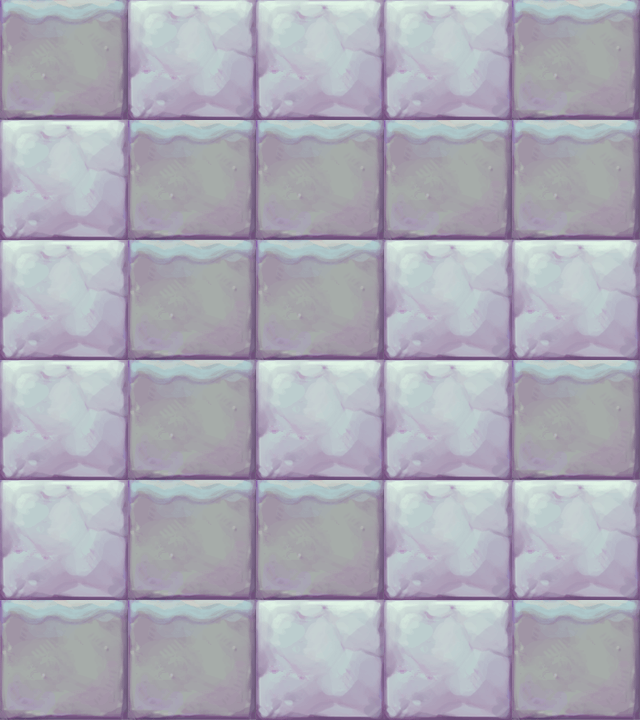

A level layout from a 2D game, rendered from its tile map. Below: a short description, then the map file with tile-grid data replaced by summaries:
An orthogonal 5x6 tile map with 128x120 px tiles, 1 tile layer (块层 1).

<map version="1.0" orientation="orthogonal" width="5" height="6" tilewidth="128" tileheight="120">
 <tileset firstgid="1" name="map040" tilewidth="128" tileheight="120">
  <image source="map040.png" width="256" height="120" />
 </tileset>
 <layer name="块层 1" width="5" height="6">
  <data>[30 cells, 30 non-empty, 2 distinct tile ids]</data>
 </layer>
</map>
